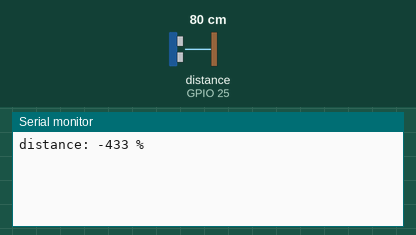
Simulated run of this sketch. Board: ESP32. On the bench: the last lines printed to the serial monitor. Inputs (shaded band) come from the test bench; at power-on: distance to the obstacle (sensor on GPIO 25) 80 cm. WiFi joins after 1.5 s; servers stay silent unless stated.

Above: at 3.0 s.
3.1 s: distance to the obstacle (sensor on GPIO 25) set to 2 cm
At 4.4 s:
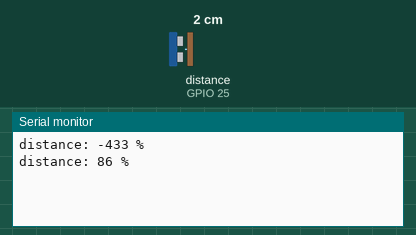
4.6 s: distance to the obstacle (sensor on GPIO 25) set to 4 cm
At 5.3 s:
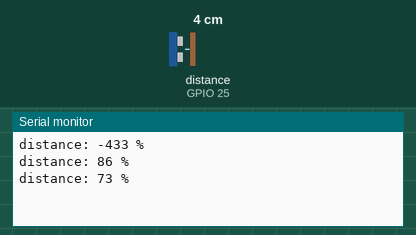
Timing chart, 0 to 7.6 s (numbered marks = the images above; inputs shaded):
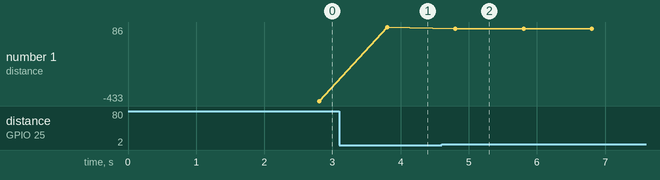

The sketch:

blynk_test.ino
```cpp
#define BLYNK_TEMPLATE_ID           "TMPLxxxxxx"
#define BLYNK_DEVICE_NAME           "Device"
#define BLYNK_AUTH_TOKEN            "YourAuthToken"
#include <HCSR04.h>


// Comment this out to disable prints and save space
#define BLYNK_PRINT Serial

#include <WiFi.h>
#include <WiFiClient.h>
#include <BlynkSimpleEsp32.h>

char auth[] = BLYNK_AUTH_TOKEN;

// ultrasonic sensor
HCSR04 hc(26,25);


int leveltank = 15;

int distance = 0;

int datalevel = 0;

float duration_us, distance_cm;

// Your WiFi credentials.
// Set password to "" for open networks.
char ssid[] = "YourNetworkName";
char pass[] = "YourPassword";

BlynkTimer timer;

// This function sends Arduino's up time every second to Virtual Pin (5).
// In the app, Widget's reading frequency should be set to PUSH. This means
// that you define how often to send data to Blynk App.
void myTimerEvent()
{

  distance = hc.dist();
  datalevel = leveltank - distance;
  datalevel = map(datalevel, 0 , 15 , 0, 100);
  // print the value to Serial Monitor
  Serial.print("distance: ");
  Serial.print(datalevel);
  Serial.println(" %");

  Blynk.virtualWrite(V1, datalevel);
}

void setup()
{
  // Debug console
  Serial.begin(9600);

  Blynk.begin(auth, ssid, pass);
  // You can also specify server:
  //Blynk.begin(auth, ssid, pass, "blynk.cloud", 80);
  //Blynk.begin(auth, ssid, pass, IPAddress(192,168,1,100), 8080);

  // Setup a function to be called every second
  timer.setInterval(1000L, myTimerEvent);
}

void loop()
{
  Blynk.run();
  timer.run(); // Initiates BlynkTimer
}
```

Measured:
- after the input at 3.1 s, the serial monitor: prints a new line after 0.70 s (image 1)
- after the input at 4.6 s, the serial monitor: prints a new line after 0.20 s (image 2)
- plotted number 1: -433 → 86 after the input at 3.1 s, 86 → 73 after the input at 4.6 s
